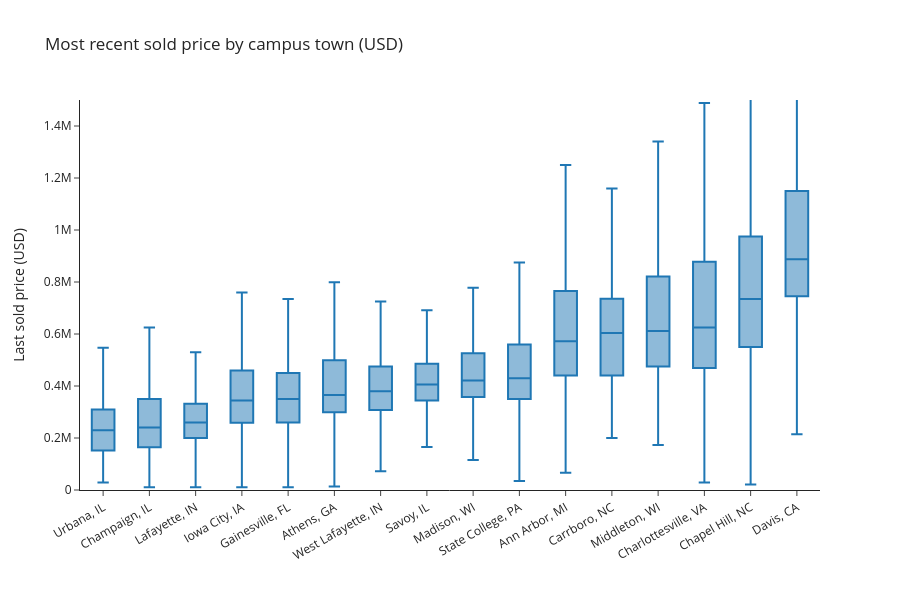

Notebook source saved alongside this figure:
### Code cell
price_box = box_stats(df, "market", "price").sort_values("median")

fig = box_from_stats(
    price_box,
    "market",
    title="Most recent sold price by campus town (USD)",
    x_title="",
    y_title="Last sold price (USD)",
    height=600,
)
fig.update_yaxes(range=[0, 1_500_000])
fig.update_xaxes(tickangle=-30)
fig.show()

### Figure 1 — Plotly figure (JSON) as saved in the notebook; plotly's stock layout.template omitted (floating-point values rounded to 4 significant figures)
{"data": [{"lowerfence": [28500.0, 10500.0, 11000.0, 10500.0, 10180.0, 13000.0, 72000.0, 165000.0, 115000.0, 35000.0, 66280.0, 200000.0, 172700.0, 28980.0, 21000.0, 214500.0], "median": [230000.0, 240000.0, 260000.0, 344400.0, 350000.0, 365000.0, 380000.0, 405700.0, 421000.0, 430000.0, 572000.0, 603800.0, 612000.0, 625000.0, 735000.0, 887200.0], "name": "", "q1": [151500.0, 164400.0, 200000.0, 259000.0, 260000.0, 299000.0, 307200.0, 344600.0, 357900.0, 350000.0, 440000.0, 440800.0, 475000.0, 469500.0, 550000.0, 745000.0], "q3": [310000.0, 350000.0, 332000.0, 460000.0, 450000.0, 499000.0, 475000.0, 485800.0, 526200.0, 560000.0, 765000.0, 735200.0, 821200.0, 878100.0, 975000.0, 1150000.0], "type": "box", "upperfence": [547500.0, 625000.0, 530000.0, 760000.0, 735000.0, 799000.0, 725000.0, 691300.0, 778000.0, 875000.0, 1250000.0, 1160000.0, 1340000.0, 1489000.0, 1612000.0, 1750000.0], "x": ["Urbana, IL", "Champaign, IL", "Lafayette, IN", "Iowa City, IA", "Gainesville, FL", "Athens, GA", "West Lafayette, IN", "Savoy, IL", "Madison, WI", "State College, PA", "Ann Arbor, MI", "Carrboro, NC", "Middleton, WI", "Charlottesville, VA", "Chapel Hill, NC", "Davis, CA"]}], "layout": {"height": 600, "title": {"text": "Most recent sold price by campus town (USD)"}, "xaxis": {"tickangle": -30, "title": {"text": ""}}, "yaxis": {"range": [0, 1500000], "title": {"text": "Last sold price (USD)"}}}}
